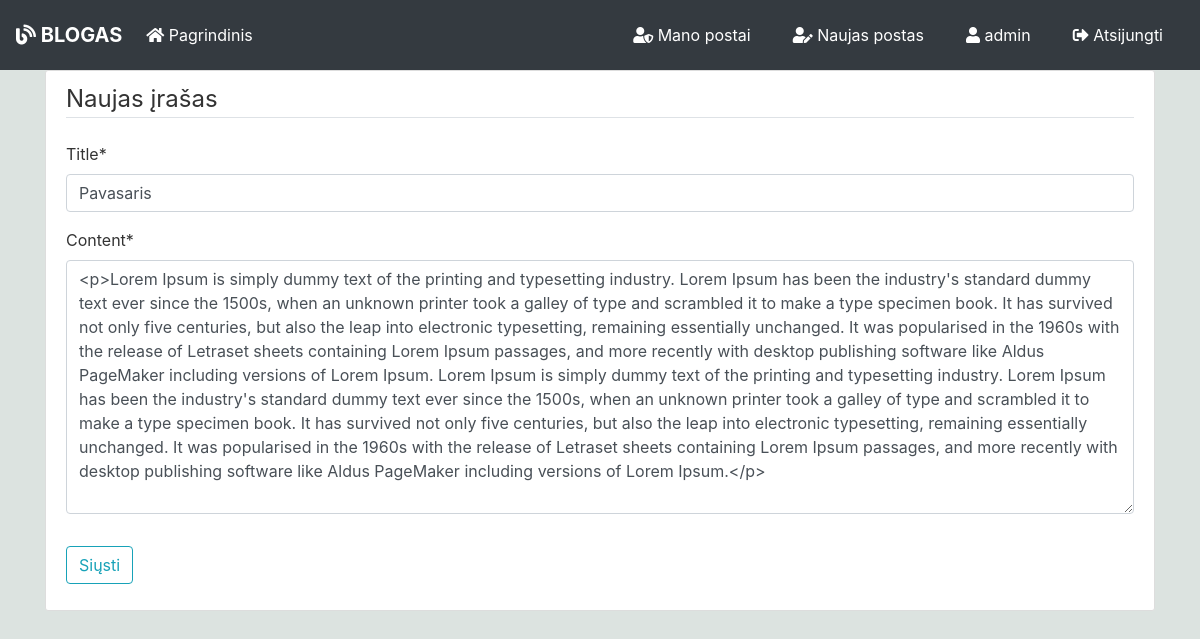
The page /post/7/update/ (signed in) on the database its author committed.
### blog/models.py (models this page shows, shortened)
class Post(models.Model):
    title = models.CharField(max_length=100)
    content = HTMLField('Content', null=True)
    date_posted = models.DateTimeField(default=timezone.now)
    author = models.ForeignKey(User, on_delete=models.CASCADE)

### blog/views.py (the view, shortened to what this page needs)
# urls.py: path('post/<int:pk>/update/', PostUpdateView.as_view(), name='post-update'),
class PostUpdateView(LoginRequiredMixin, UserPassesTestMixin, UpdateView):
    model = Post
    fields = ['title', 'content']
    def test_func(self):
        post = self.get_object()
        if self.request.user == post.author:
            return True
        return False

### blog/templates/blog/post_form.html (shortened to what this page needs)
{% extends "blog/base.html" %}
{% load crispy_forms_tags %}
{% block content %}
    <div class="content-section">
        <form method="POST">
            <fieldset class="form-group">
                <legend class="border-bottom mb-4">Naujas įrašas</legend>
                {{ form|crispy }}
            </fieldset>
            <div class="form-group">
                <button class="btn btn-outline-info" type="submit">Siųsti</button>
            </div>
        </form>
    </div>
{% endblock content %}

### blog/templates/blog/base.html (shortened to what this page needs)
{% load static %}
<!doctype html>
<html lang="en">
  <head>
    <link rel="stylesheet" href="https://stackpath.bootstrapcdn.com/bootstrap/4.3.1/css/bootstrap.min.css">
    <link rel="stylesheet" href="https://use.fontawesome.com/releases/v5.8.1/css/all.css" >
    <link rel="stylesheet" href="{% static 'blog/main.css' %}">
</head>
  <body>
        <nav class="navbar navbar-expand-lg navbar-dark bg-dark">
                <a class="navbar-brand font-weight-bold" href="{% url 'blog-home' %}"><i class="fas fa-blog"></i>  BLOGAS</a>
                <div class="collapse navbar-collapse" id="navbarSupportedContent">
                  <ul class="navbar-nav mr-auto">
                    <li class="nav-item active">
                      <a class="nav-link" href="{% url 'blog-home' %}"><i class="fas fa-home"></i> Pagrindinis <span class="sr-only">(current)</span></a>
                    </li>
                  </ul>
                    {% if user.is_authenticated %}
                    <a href="{% url 'user-posts' user %}" class="btn text-white m-2"><i class="fas fa-user-shield"></i> Mano postai</a>
                    <a href="{% url 'post-create' %} " class="btn text-white m-2"><i class="fas fa-user-edit"></i> Naujas postas</a>
                    <a href="{% url 'profile' %} " class="btn text-white m-2"><i class="fas fa-user"></i> {{ user.username }}</a>
                    <a href="{% url 'logout' %} " class="btn text-white m-2"><i class="fas fa-sign-out-alt"></i> Atsijungti</a>
                    {% else %}
                    <a href="{% url 'login' %} " class="btn text-white m-2"><i class="fas fa-user-tie"></i> Prisijungti</a>
                    <a href="{% url 'register' %} " class="btn text-white m-2"> <i class="fas fa-sign-in-alt"></i> Registruotis</a>
                    {% endif %}
                </div>
              </nav>
      <div class="container my-bg">
    {% block content %}
    {% endblock  %}
    </div>
  </body>
</html>

### blog/static/blog/main.css (style rules this page uses)
body { background: #dce3e0; color: #333333; margin-top: 0; }
ul { margin: 0; }
.content-section { background: #ffffff; padding: 10px 20px; border: 1px solid #dddddd; border-radius: 3px; margin-bottom: 20px; }

### rows shown on the page
Post: title "Pavasaris", content "<p>Lorem Ipsum is simply dummy text of the printing and typesetting industry. Lorem Ipsum has been the industry's standard dummy text ever since the 1500s, when an unknown printer took a galley of type and scrambled it to make a type specimen book. It has survived not only five centuries, but also the leap into electronic typesetting, remaining essentially unchanged. It was popularised in the 1960s with the release of Letraset sheets containing Lorem Ipsum passages, and more recently with desktop publishing software like Aldus PageMaker including versions of Lorem Ipsum. Lorem Ipsum is simply dummy text of the printing and typesetting industry. Lorem Ipsum has been the industry's standard…"

### other values the page prints
{{ user.username }} "admin"
